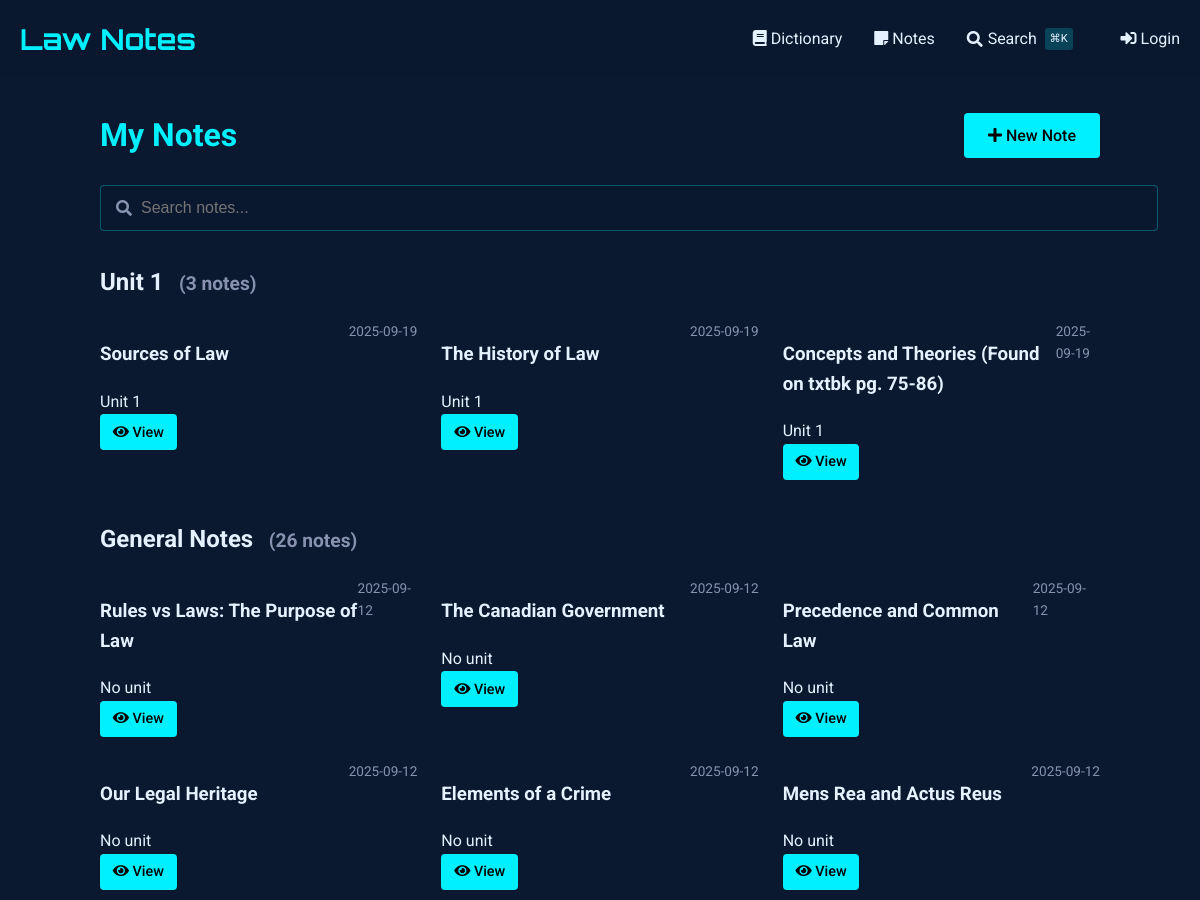
/notes (upper part), run on an earlier commit of the app's database.
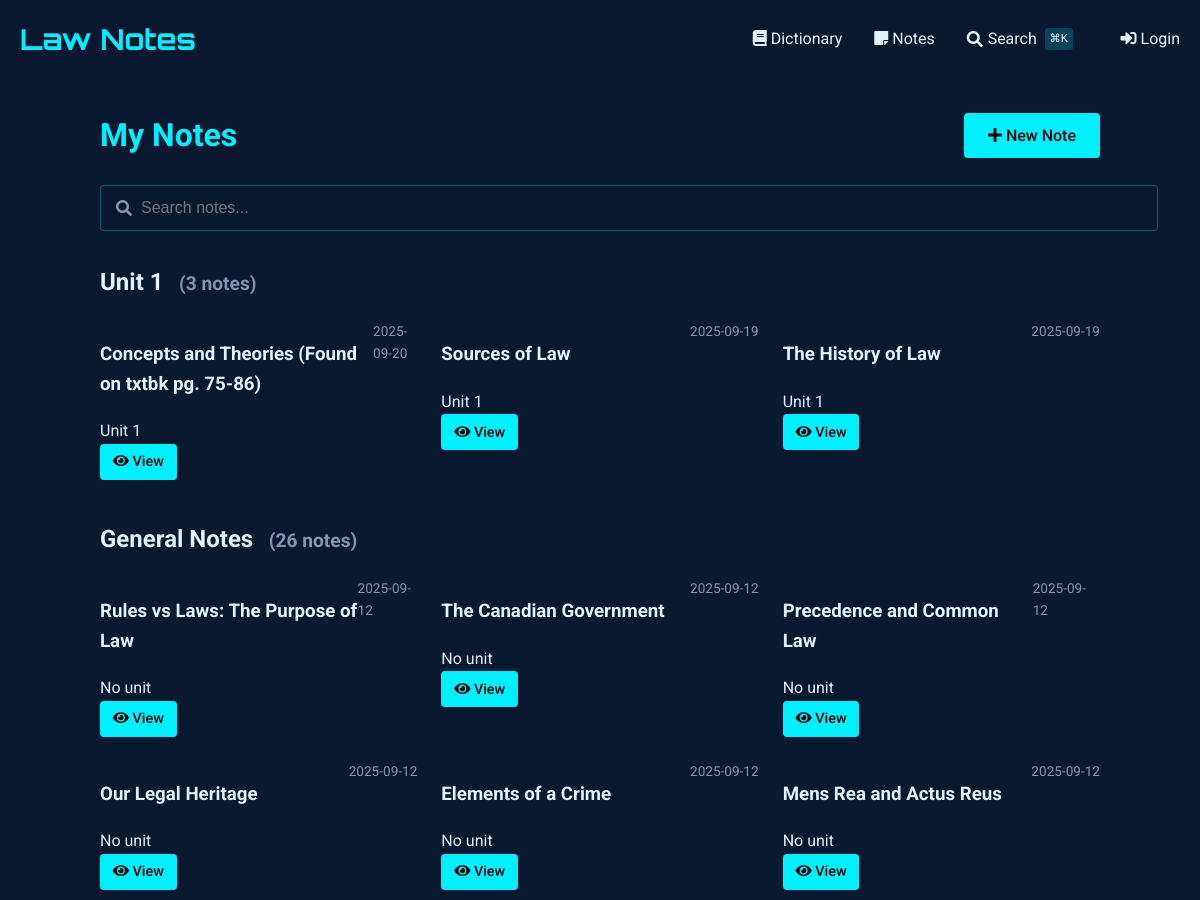
And on a later commit of the database.
### tables this page shows
CREATE TABLE notes (
    id INTEGER PRIMARY KEY AUTOINCREMENT,
    title TEXT NOT NULL,                -- short title for the note
    content TEXT NOT NULL,              -- the full note text
    unit_number INTEGER,                -- optional: to group with course units
    tags TEXT,                          -- comma-separated or JSON for filtering/search
    related_entries TEXT,               -- store glossary ids (e.g., "1,4,5") for cross-linking
    created_at TIMESTAMP DEFAULT CURRENT_TIMESTAMP,
    last_updated TIMESTAMP DEFAULT CURRENT_TIMESTAMP,
    views INTEGER DEFAULT 0,            -- track popularity
    is_favorite BOOLEAN DEFAULT 0,      -- quick flag for starred notes
    comments TEXT                       -- optional: your own thoughts or annotations
);

### notes_routes.py (the view)
@notes_bp.route('')
def index():
    db = SQL("sqlite:///notes.db")
    notes = db.execute("""
        SELECT id, title, unit_number,
               strftime('%Y-%m-%d', created_at) as created_date,
               strftime('%Y-%m-%d', last_updated) as last_updated,
               is_favorite
        FROM notes
        ORDER BY last_updated DESC
    """)
    notes_by_unit = {}
    for note in notes:
        unit = note.get('unit_number', 'Ungrouped')
        if unit not in notes_by_unit:
            notes_by_unit[unit] = []
        notes_by_unit[unit].append(note)
    return render_template('notes/index.html',
                         notes_by_unit=notes_by_unit)

### sql.py (called while the page is built)
def _enable_logging(f):
    import logging
    import functools
    import os
    @functools.wraps(f)
    def decorator(*args, **kwargs):
        try:
            import flask
        except ModuleNotFoundError:
            return f(*args, **kwargs)
        disabled = logging.getLogger("cs50").disabled
        if flask.current_app and os.getenv("FLASK_ENV") == "development":
            logging.getLogger("cs50").disabled = False
        try:
            return f(*args, **kwargs)
        finally:
            logging.getLogger("cs50").disabled = disabled
    return decorator

    def __del__(self):
        self._disconnect()

    def _disconnect(self):
        if hasattr(_data, self._name()):
            getattr(_data, self._name()).close()
            delattr(_data, self._name())

    def _name(self):
        return str(hash(self))

### templates/notes/index.html (shortened to what this page needs)
{% extends "notes/base.html" %}
{% block content %}
<div class="container" style="max-width: 1000px; margin: 0 auto;">
    <div style="display: flex; justify-content: space-between; align-items: center; margin-bottom: 1.5rem;">
        <h1 style="color: var(--primary); margin: 0;">
            My Notes
        </h1>
        <a href="{{ url_for('notes.add_note') }}" class="btn" style="background: var(--primary); color: #000; text-decoration: none; white-space: nowrap;">
            <i class="fas fa-plus"></i> New Note
        </a>
    </div>
    <div class="search-container">
        <i class="fas fa-search search-icon"></i>
        <input type="text" id="noteSearch" class="search-input" placeholder="Search notes..." autocomplete="off">
    </div>
    <div id="notesContainer">
        {% if notes_by_unit %}
            {% for unit, notes in notes_by_unit.items() %}
                <div class="unit-section" data-unit="{{ unit or 'general' }}">
                    <h2 class="unit-header">
                        {% if unit %}
                            Unit {{ unit }}
                        {% else %}
                            General Notes
                        {% endif %}
                        <small class="unit-count" style="font-size: 0.8em; color: #8892b0; margin-left: 0.5em;">
                        </small>
                    </h2>
                    <div class="notes-grid" style="display: grid; grid-template-columns: repeat(auto-fill, minmax(300px, 1fr)); gap: 1.5rem;" data-unit="{{ unit or 'general' }}">
                        {% for note in notes %}
                            <div class="note-card"
                                 data-id="{{ note.id }}"
                                 data-title="{{ note.title|lower }}"
                                 data-content="{{ note.content|lower }}"
                                 data-unit="{{ note.unit_number or 'general' }}"
                                 data-tags="{{ note.tags|default('', true)|lower }}"
                                 data-date="{{ (note.last_updated or note.created_date)|lower }}"
                                 data-favorite="{{ 'favorite' if note.is_favorite else '' }}">
                                <div style="display: flex; justify-content: space-between; align-items: flex-start;">
                                    <h3 class="note-title">
                                        <span class="title-text">{{ note.title }}</span>
                                    </h3>
                                    <span class="note-date" style="color: #8892b0; font-size: 0.85rem;">
                                        {{ note.last_updated or note.created_date }}
                                    </span>
                                </div>
                                <div class="note-meta">
                                    {% if note.unit_number %}
                                        <span>Unit {{ note.unit_number }}</span>
                                    {% else %}
                                        <span>No unit</span>
                                    {% endif %}
                                </div>
                                <div class="note-actions">
                                    <a href="{{ url_for('notes.view_note', note_id=note.id) }}" class="btn" style="padding: 0.4rem 0.8rem; font-size: 0.9rem;">
                                        <i class="fas fa-eye"></i> View
                                    </a>
                                </div>
                            </div>
                        {% endfor %}
                    </div>
                </div>
            {% endfor %}
        {% endif %}
    </div>
</div>
{% endblock %}

What changed in the data, as far as the page shows it:
changed notes "Concepts and Theories (Found on txtbk pg. 75-86)": last_updated "2025-09-19" → "2025-09-20"; moves up the list
